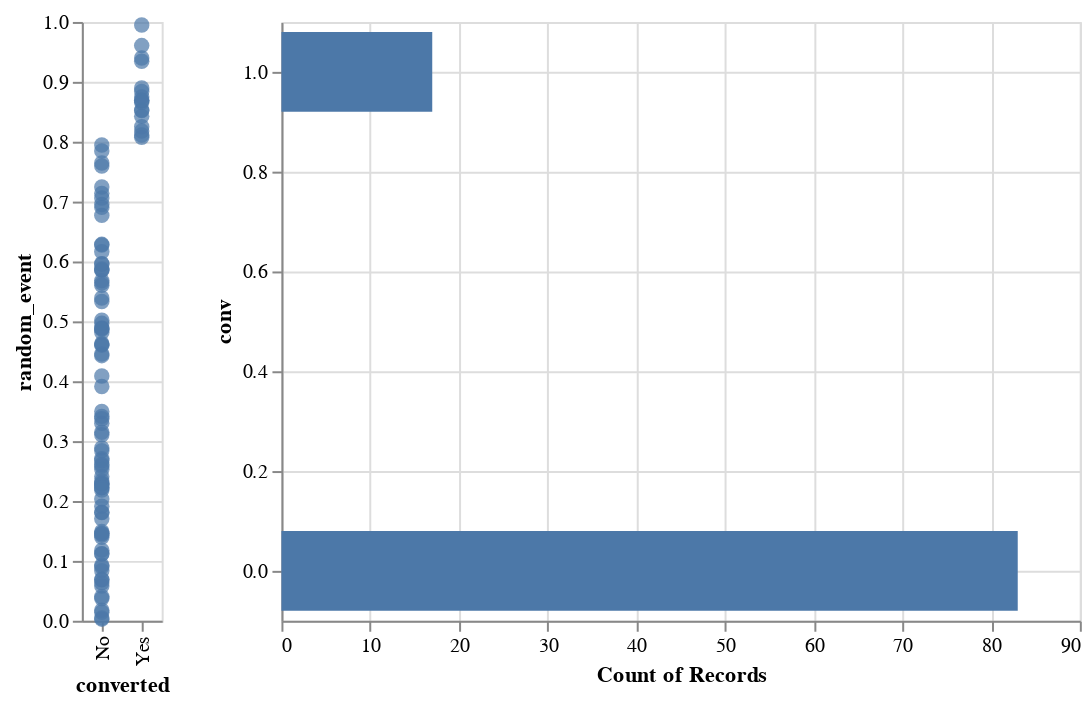

This figure's notebook cell:
### Code cell
# simulate random outcome for experiment

conversion_rate = 0.2
n_samples = 100

res = []

for i in range(n_samples):
  res.append(random())
  df = pd.DataFrame()
  df['random_event'] = pd.Series(res)
  df['conv'] = (df['random_event']>(1-conversion_rate)).astype(int)
  df = df.sort_values('conv')
  df['converted'] = df['conv'].map({1:'Yes', 0:'No'})

print(f'mean: {df.conv.mean():0.2f} (n={len(df.conv)})')

scatter = alt.Chart(df.reset_index()).mark_circle(size=60).encode(
    x=alt.X('converted'),
    y=alt.Y('random_event')
)

hist = alt.Chart(df).mark_bar(size=40).encode(
    alt.X('count()'),
    alt.Y("conv")
)

scatter | hist

### Figure 1 — Vega-Lite specification as saved in the notebook (floating-point values rounded to 4 significant figures)
{"config": {"view": {"continuousWidth": 400, "continuousHeight": 300}}, "hconcat": [{"data": {"name": "data-55b4765aaa794d1c336382e0d311318c"}, "mark": {"type": "circle", "size": 60}, "encoding": {"x": {"type": "nominal", "field": "converted"}, "y": {"type": "quantitative", "field": "random_event"}}}, {"data": {"name": "data-782a88fecff8ac513325b1df0dafab6c"}, "mark": {"type": "bar", "size": 40}, "encoding": {"x": {"type": "quantitative", "aggregate": "count"}, "y": {"type": "quantitative", "field": "conv"}}}], "$schema": "https://vega.github.io/schema/vega-lite/v4.8.1.json", "datasets": {"data-55b4765aaa794d1c336382e0d311318c": [{"index": 0, "random_event": 0.5643, "conv": 0, "converted": "No"}, {"index": 68, "random_event": 0.5018, "conv": 0, "converted": "No"}, {"index": 67, "random_event": 0.586, "conv": 0, "converted": "No"}, {"index": 66, "random_event": 0.2887, "conv": 0, "converted": "No"}, {"index": 65, "random_event": 0.3148, "conv": 0, "converted": "No"}, {"index": 64, "random_event": 0.4427, "conv": 0, "converted": "No"}, {"index": 63, "random_event": 0.2279, "conv": 0, "converted": "No"}, {"index": 62, "random_event": 0.6903, "conv": 0, "converted": "No"}, {"index": 61, "random_event": 0.4603, "conv": 0, "converted": "No"}, {"index": 60, "random_event": 0.4455, "conv": 0, "converted": "No"}, {"index": 59, "random_event": 0.3298, "conv": 0, "converted": "No"}, {"index": 58, "random_event": 0.5959, "conv": 0, "converted": "No"}, {"index": 56, "random_event": 0.5602, "conv": 0, "converted": "No"}, {"index": 55, "random_event": 0.539, "conv": 0, "converted": "No"}, {"index": 54, "random_event": 0.5851, "conv": 0, "converted": "No"}, {"index": 53, "random_event": 0.09024, "conv": 0, "converted": "No"}, {"index": 52, "random_event": 0.3413, "conv": 0, "converted": "No"}, {"index": 51, "random_event": 0.4891, "conv": 0, "converted": "No"}, {"index": 50, "random_event": 0.2411, "conv": 0, "converted": "No"}, {"index": 98, "random_event": 0.6286, "conv": 0, "converted": "No"}, {"index": 69, "random_event": 0.1461, "conv": 0, "converted": "No"}, {"index": 48, "random_event": 0.2705, "conv": 0, "converted": "No"}, {"index": 70, "random_event": 0.1179, "conv": 0, "converted": "No"}, {"index": 73, "random_event": 0.0837, "conv": 0, "converted": "No"}, {"index": 96, "random_event": 0.2608, "conv": 0, "converted": "No"}, {"index": 95, "random_event": 0.463, "conv": 0, "converted": "No"}, {"index": 94, "random_event": 0.2335, "conv": 0, "converted": "No"}, {"index": 92, "random_event": 0.1491, "conv": 0, "converted": "No"}, {"index": 91, "random_event": 0.7946, "conv": 0, "converted": "No"}, {"index": 90, "random_event": 0.2286, "conv": 0, "converted": "No"}, {"index": 89, "random_event": 0.2223, "conv": 0, "converted": "No"}, {"index": 88, "random_event": 0.5331, "conv": 0, "converted": "No"}, {"index": 87, "random_event": 0.06327, "conv": 0, "converted": "No"}, {"index": 86, "random_event": 0.6953, "conv": 0, "converted": "No"}, {"index": 85, "random_event": 0.7594, "conv": 0, "converted": "No"}, {"index": 84, "random_event": 0.1432, "conv": 0, "converted": "No"}, {"index": 83, "random_event": 0.2034, "conv": 0, "converted": "No"}, {"index": 81, "random_event": 0.01418, "conv": 0, "converted": "No"}, {"index": 80, "random_event": 0.3493, "conv": 0, "converted": "No"}, {"index": 78, "random_event": 0.00269, "conv": 0, "converted": "No"}, {"index": 77, "random_event": 0.1393, "conv": 0, "converted": "No"}, {"index": 76, "random_event": 0.01754, "conv": 0, "converted": "No"}, {"index": 74, "random_event": 0.03707, "conv": 0, "converted": "No"}, {"index": 71, "random_event": 0.09288, "conv": 0, "converted": "No"}, {"index": 47, "random_event": 0.7061, "conv": 0, "converted": "No"}, {"index": 49, "random_event": 0.6275, "conv": 0, "converted": "No"}, {"index": 99, "random_event": 0.05817, "conv": 0, "converted": "No"}, {"index": 25, "random_event": 0.2586, "conv": 0, "converted": "No"}, {"index": 24, "random_event": 0.568, "conv": 0, "converted": "No"}, {"index": 22, "random_event": 0.2525, "conv": 0, "converted": "No"}, {"index": 21, "random_event": 0.04003, "conv": 0, "converted": "No"}, {"index": 45, "random_event": 0.112, "conv": 0, "converted": "No"}, {"index": 20, "random_event": 0.4878, "conv": 0, "converted": "No"}, {"index": 19, "random_event": 0.6163, "conv": 0, "converted": "No"}, {"index": 10, "random_event": 0.1913, "conv": 0, "converted": "No"}, {"index": 18, "random_event": 0.3105, "conv": 0, "converted": "No"}, {"index": 16, "random_event": 0.004512, "conv": 0, "converted": "No"}, {"index": 5, "random_event": 0.4814, "conv": 0, "converted": "No"}, {"index": 15, "random_event": 0.7646, "conv": 0, "converted": "No"}, {"index": 14, "random_event": 0.5874, "conv": 0, "converted": "No"}, {"index": 6, "random_event": 0.2841, "conv": 0, "converted": "No"}, {"index": 13, "random_event": 0.4615, "conv": 0, "converted": "No"}, {"index": 7, "random_event": 0.06901, "conv": 0, "converted": "No"}, {"index": 17, "random_event": 0.5963, "conv": 0, "converted": "No"}, {"index": 27, "random_event": 0.3911, "conv": 0, "converted": "No"}, {"index": 26, "random_event": 0.4967, "conv": 0, "converted": "No"}, {"index": 29, "random_event": 0.181, "conv": 0, "converted": "No"}, {"index": 44, "random_event": 0.487, "conv": 0, "converted": "No"}, {"index": 1, "random_event": 0.06872, "conv": 0, "converted": "No"}, {"index": 41, "random_event": 0.1117, "conv": 0, "converted": "No"}, {"index": 2, "random_event": 0.7844, "conv": 0, "converted": "No"}, {"index": 39, "random_event": 0.2184, "conv": 0, "converted": "No"}, {"index": 38, "random_event": 0.2675, "conv": 0, "converted": "No"}, {"index": 37, "random_event": 0.7244, "conv": 0, "converted": "No"}, {"index": 28, "random_event": 0.677, "conv": 0, "converted": "No"}, {"index": 36, "random_event": 0.2296, "conv": 0, "converted": "No"}, {"index": 35, "random_event": 0.1702, "conv": 0, "converted": "No"}, {"index": 34, "random_event": 0.2223, "conv": 0, "converted": "No"}, {"index": 33, "random_event": 0.1455, "conv": 0, "converted": "No"}, {"index": 32, "random_event": 0.1806, "conv": 0, "converted": "No"}, {"index": 31, "random_event": 0.4086, "conv": 0, "converted": "No"}, {"index": 30, "random_event": 0.3375, "conv": 0, "converted": "No"}, {"index": 9, "random_event": 0.7138, "conv": 0, "converted": "No"}, {"index": 3, "random_event": 0.995, "conv": 1, "converted": "Yes"}, {"index": 93, "random_event": 0.9399, "conv": 1, "converted": "Yes"}, {"index": 97, "random_event": 0.8896, "conv": 1, "converted": "Yes"}, {"index": 8, "random_event": 0.8177, "conv": 1, "converted": "Yes"}, {"index": 4, "random_event": 0.8654, "conv": 1, "converted": "Yes"}, {"index": 46, "random_event": 0.8839, "conv": 1, "converted": "Yes"}, {"index": 12, "random_event": 0.9605, "conv": 1, "converted": "Yes"}, {"index": 82, "random_event": 0.8073, "conv": 1, "converted": "Yes"}, {"index": 79, "random_event": 0.8531, "conv": 1, "converted": "Yes"}, {"index": 75, "random_event": 0.8519, "conv": 1, "converted": "Yes"}, {"index": 23, "random_event": 0.8749, "conv": 1, "converted": "Yes"}, {"index": 57, "random_event": 0.8688, "conv": 1, "converted": "Yes"}, {"index": 40, "random_event": 0.8423, "conv": 1, "converted": "Yes"}, {"index": 42, "random_event": 0.8251, "conv": 1, "converted": "Yes"}, {"index": 43, "random_event": 0.8694, "conv": 1, "converted": "Yes"}, {"index": 11, "random_event": 0.9345, "conv": 1, "converted": "Yes"}, {"index": 72, "random_event": 0.8111, "conv": 1, "converted": "Yes"}], "data-782a88fecff8ac513325b1df0dafab6c": [{"random_event": 0.5643, "conv": 0, "converted": "No"}, {"random_event": 0.5018, "conv": 0, "converted": "No"}, {"random_event": 0.586, "conv": 0, "converted": "No"}, {"random_event": 0.2887, "conv": 0, "converted": "No"}, {"random_event": 0.3148, "conv": 0, "converted": "No"}, {"random_event": 0.4427, "conv": 0, "converted": "No"}, {"random_event": 0.2279, "conv": 0, "converted": "No"}, {"random_event": 0.6903, "conv": 0, "converted": "No"}, {"random_event": 0.4603, "conv": 0, "converted": "No"}, {"random_event": 0.4455, "conv": 0, "converted": "No"}, {"random_event": 0.3298, "conv": 0, "converted": "No"}, {"random_event": 0.5959, "conv": 0, "converted": "No"}, {"random_event": 0.5602, "conv": 0, "converted": "No"}, {"random_event": 0.539, "conv": 0, "converted": "No"}, {"random_event": 0.5851, "conv": 0, "converted": "No"}, {"random_event": 0.09024, "conv": 0, "converted": "No"}, {"random_event": 0.3413, "conv": 0, "converted": "No"}, {"random_event": 0.4891, "conv": 0, "converted": "No"}, {"random_event": 0.2411, "conv": 0, "converted": "No"}, {"random_event": 0.6286, "conv": 0, "converted": "No"}, {"random_event": 0.1461, "conv": 0, "converted": "No"}, {"random_event": 0.2705, "conv": 0, "converted": "No"}, {"random_event": 0.1179, "conv": 0, "converted": "No"}, {"random_event": 0.0837, "conv": 0, "converted": "No"}, {"random_event": 0.2608, "conv": 0, "converted": "No"}, {"random_event": 0.463, "conv": 0, "converted": "No"}, {"random_event": 0.2335, "conv": 0, "converted": "No"}, {"random_event": 0.1491, "conv": 0, "converted": "No"}, {"random_event": 0.7946, "conv": 0, "converted": "No"}, {"random_event": 0.2286, "conv": 0, "converted": "No"}, {"random_event": 0.2223, "conv": 0, "converted": "No"}, {"random_event": 0.5331, "conv": 0, "converted": "No"}, {"random_event": 0.06327, "conv": 0, "converted": "No"}, {"random_event": 0.6953, "conv": 0, "converted": "No"}, {"random_event": 0.7594, "conv": 0, "converted": "No"}, {"random_event": 0.1432, "conv": 0, "converted": "No"}, {"random_event": 0.2034, "conv": 0, "converted": "No"}, {"random_event": 0.01418, "conv": 0, "converted": "No"}, {"random_event": 0.3493, "conv": 0, "converted": "No"}, {"random_event": 0.00269, "conv": 0, "converted": "No"}, {"random_event": 0.1393, "conv": 0, "converted": "No"}, {"random_event": 0.01754, "conv": 0, "converted": "No"}, {"random_event": 0.03707, "conv": 0, "converted": "No"}, {"random_event": 0.09288, "conv": 0, "converted": "No"}, {"random_event": 0.7061, "conv": 0, "converted": "No"}, {"random_event": 0.6275, "conv": 0, "converted": "No"}, {"random_event": 0.05817, "conv": 0, "converted": "No"}, {"random_event": 0.2586, "conv": 0, "converted": "No"}, {"random_event": 0.568, "conv": 0, "converted": "No"}, {"random_event": 0.2525, "conv": 0, "converted": "No"}, {"random_event": 0.04003, "conv": 0, "converted": "No"}, {"random_event": 0.112, "conv": 0, "converted": "No"}, {"random_event": 0.4878, "conv": 0, "converted": "No"}, {"random_event": 0.6163, "conv": 0, "converted": "No"}, {"random_event": 0.1913, "conv": 0, "converted": "No"}, {"random_event": 0.3105, "conv": 0, "converted": "No"}, {"random_event": 0.004512, "conv": 0, "converted": "No"}, {"random_event": 0.4814, "conv": 0, "converted": "No"}, {"random_event": 0.7646, "conv": 0, "converted": "No"}, {"random_event": 0.5874, "conv": 0, "converted": "No"}, {"random_event": 0.2841, "conv": 0, "converted": "No"}, {"random_event": 0.4615, "conv": 0, "converted": "No"}, {"random_event": 0.06901, "conv": 0, "converted": "No"}, {"random_event": 0.5963, "conv": 0, "converted": "No"}, {"random_event": 0.3911, "conv": 0, "converted": "No"}, {"random_event": 0.4967, "conv": 0, "converted": "No"}, {"random_event": 0.181, "conv": 0, "converted": "No"}, {"random_event": 0.487, "conv": 0, "converted": "No"}, {"random_event": 0.06872, "conv": 0, "converted": "No"}, {"random_event": 0.1117, "conv": 0, "converted": "No"}, {"random_event": 0.7844, "conv": 0, "converted": "No"}, {"random_event": 0.2184, "conv": 0, "converted": "No"}, {"random_event": 0.2675, "conv": 0, "converted": "No"}, {"random_event": 0.7244, "conv": 0, "converted": "No"}, {"random_event": 0.677, "conv": 0, "converted": "No"}, {"random_event": 0.2296, "conv": 0, "converted": "No"}, {"random_event": 0.1702, "conv": 0, "converted": "No"}, {"random_event": 0.2223, "conv": 0, "converted": "No"}, {"random_event": 0.1455, "conv": 0, "converted": "No"}, {"random_event": 0.1806, "conv": 0, "converted": "No"}, {"random_event": 0.4086, "conv": 0, "converted": "No"}, {"random_event": 0.3375, "conv": 0, "converted": "No"}, {"random_event": 0.7138, "conv": 0, "converted": "No"}, {"random_event": 0.995, "conv": 1, "converted": "Yes"}, {"random_event": 0.9399, "conv": 1, "converted": "Yes"}, {"random_event": 0.8896, "conv": 1, "converted": "Yes"}, {"random_event": 0.8177, "conv": 1, "converted": "Yes"}, {"random_event": 0.8654, "conv": 1, "converted": "Yes"}, {"random_event": 0.8839, "conv": 1, "converted": "Yes"}, {"random_event": 0.9605, "conv": 1, "converted": "Yes"}, {"random_event": 0.8073, "conv": 1, "converted": "Yes"}, {"random_event": 0.8531, "conv": 1, "converted": "Yes"}, {"random_event": 0.8519, "conv": 1, "converted": "Yes"}, {"random_event": 0.8749, "conv": 1, "converted": "Yes"}, {"random_event": 0.8688, "conv": 1, "converted": "Yes"}, {"random_event": 0.8423, "conv": 1, "converted": "Yes"}, {"random_event": 0.8251, "conv": 1, "converted": "Yes"}, {"random_event": 0.8694, "conv": 1, "converted": "Yes"}, {"random_event": 0.9345, "conv": 1, "converted": "Yes"}, {"random_event": 0.8111, "conv": 1, "converted": "Yes"}]}}
